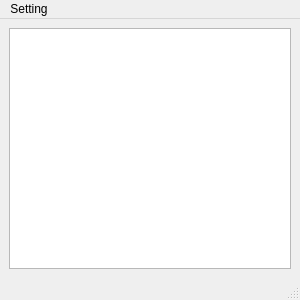
<?xml version="1.0" encoding="UTF-8"?>
<ui version="4.0">
 <class>MainWindow</class>
 <widget class="QMainWindow" name="MainWindow">
  <property name="geometry">
   <rect>
    <x>0</x>
    <y>0</y>
    <width>300</width>
    <height>300</height>
   </rect>
  </property>
  <property name="windowTitle">
   <string>MainWindow</string>
  </property>
  <widget class="QWidget" name="centralwidget">
   <layout class="QVBoxLayout" name="verticalLayout">
    <item>
     <widget class="QTextBrowser" name="textBrowser"/>
    </item>
   </layout>
  </widget>
  <widget class="QMenuBar" name="menubar">
   <property name="geometry">
    <rect>
     <x>0</x>
     <y>0</y>
     <width>300</width>
     <height>21</height>
    </rect>
   </property>
   <widget class="QMenu" name="menu">
    <property name="title">
     <string>Setting</string>
    </property>
    <addaction name="actionSetting"/>
   </widget>
   <addaction name="menu"/>
  </widget>
  <widget class="QStatusBar" name="statusbar"/>
  <action name="actionSetting">
   <property name="text">
    <string>Setting</string>
   </property>
  </action>
 </widget>
 <resources/>
 <connections/>
</ui>
